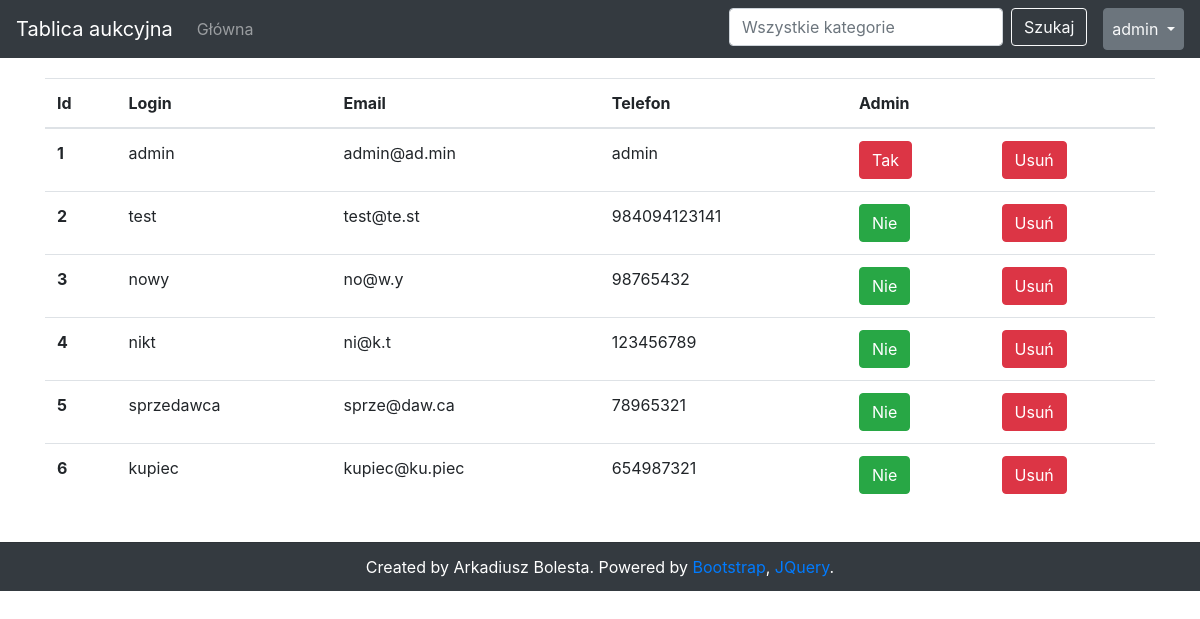
The page /manage_users.php (signed in) on the database its author committed.
### tables this page shows
CREATE TABLE IF NOT EXISTS `users` (
  `user_id`   INT(11)      NOT NULL AUTO_INCREMENT,
  `login`     VARCHAR(45) CHARACTER SET 'utf8'
  COLLATE 'utf8_polish_ci' NOT NULL,
  `password`  VARCHAR(255) CHARACTER SET 'utf8'
  COLLATE 'utf8_polish_ci' NOT NULL,
  `is_admin`  TINYINT(4)   NULL     DEFAULT '0',
  `email`     VARCHAR(45) CHARACTER SET 'utf8'
  COLLATE 'utf8_polish_ci' NULL     DEFAULT NULL,
  `telephone` VARCHAR(45) CHARACTER SET 'utf8'
  COLLATE 'utf8_polish_ci' NULL     DEFAULT NULL,
  PRIMARY KEY (`user_id`)
);

### manage_users.php (the view, shortened to what this page needs)
<?php
require_once "connect.php";
try {
    $sql = "select user_id, login, is_admin, email, telephone from users;";
    $stmt = $pdo->prepare($sql);
    $stmt->execute();
} catch (PDOException $e) {
    header("Location: index.php?error=Błąd%20bazy%20danych.");
    exit();
}
require_once "parts/header.php";
?>
<div class="row">
  <div class="col-md-12">
    <table class="table">
      <thead>
      <tr>
        <th scope="col">Id</th>
        <th scope="col">Login</th>
        <th scope="col">Email</th>
        <th scope="col">Telefon</th>
        <th scope="col">Admin</th>
        <th scope="col"></th>
      </tr>
      </thead>
      <tbody>
      <?php while ($row = $stmt->fetch()) { ?>
        <tr>
          <th scope="row"><?= $row['user_id'] ?></th>
          <td><?= $row['login'] ?></td>
          <td><?= $row['email'] ?></td>
          <td><?= $row['telephone'] ?></td>
          <td><?= $row['is_admin'] == 1 ?
                  '<button type="button" onclick="setAdmin(' . $row['user_id'] . ',this);" class="btn btn-danger">Tak</button>'
                  : '<button type="button" onclick="setAdmin(' . $row['user_id'] . ',this);" class="btn btn-success">Nie</button>' ?></td>
          <td><button type="button" onclick="deleteUser(<?=$row['user_id']?>, this);" class="btn btn-danger">Usuń</button></td>
        </tr>
      <?php } ?>
      </tbody>
    </table>
  </div>
</div>
<?php
require_once "parts/footer.php"
?>

### rows shown on the page
users: user_id "1", login "admin", email "admin@ad.min", telephone "admin"
users: user_id "2", login "test", email "test@te.st", telephone "984094123141"
users: user_id "3", login "nowy", email "no@w.y", telephone "98765432"
users: user_id "4", login "nikt", email "ni@k.t", telephone "123456789"
users: user_id "5", login "sprzedawca", email "sprze@daw.ca", telephone "78965321"
users: user_id "6", login "kupiec", email "kupiec@ku.piec", telephone "654987321"

### other values the page prints
$_SESSION['login'] "admin"
